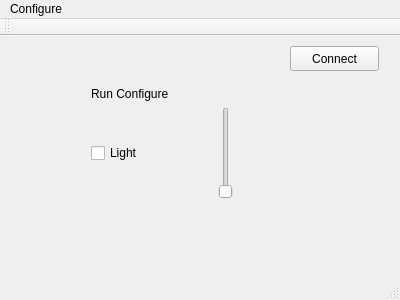
<?xml version="1.0" encoding="UTF-8"?>
<ui version="4.0">
 <class>MainWindow</class>
 <widget class="QMainWindow" name="MainWindow">
  <property name="geometry">
   <rect>
    <x>0</x>
    <y>0</y>
    <width>400</width>
    <height>300</height>
   </rect>
  </property>
  <property name="windowTitle">
   <string>MQTT Light</string>
  </property>
  <widget class="QWidget" name="centralWidget">
   <widget class="QWidget" name="verticalLayoutWidget">
    <property name="geometry">
     <rect>
      <x>80</x>
      <y>40</y>
      <width>184</width>
      <height>134</height>
     </rect>
    </property>
    <layout class="QVBoxLayout" name="verticalLayout">
     <item>
      <widget class="QLabel" name="labelTopic">
       <property name="text">
        <string>Run Configure</string>
       </property>
      </widget>
     </item>
     <item>
      <layout class="QHBoxLayout" name="horizontalLayout">
       <item>
        <widget class="QCheckBox" name="Light">
         <property name="text">
          <string>Light</string>
         </property>
        </widget>
       </item>
       <item>
        <widget class="QSlider" name="verticalSlider">
         <property name="orientation">
          <enum>Qt::Vertical</enum>
         </property>
        </widget>
       </item>
       <item>
        <spacer name="verticalSpacer">
         <property name="orientation">
          <enum>Qt::Vertical</enum>
         </property>
         <property name="sizeHint" stdset="0">
          <size>
           <width>20</width>
           <height>40</height>
          </size>
         </property>
        </spacer>
       </item>
      </layout>
     </item>
    </layout>
   </widget>
   <widget class="QPushButton" name="pushButton">
    <property name="geometry">
     <rect>
      <x>290</x>
      <y>10</y>
      <width>89</width>
      <height>25</height>
     </rect>
    </property>
    <property name="text">
     <string>Connect</string>
    </property>
   </widget>
  </widget>
  <widget class="QMenuBar" name="menuBar">
   <property name="geometry">
    <rect>
     <x>0</x>
     <y>0</y>
     <width>400</width>
     <height>22</height>
    </rect>
   </property>
   <widget class="QMenu" name="menuConfigure">
    <property name="title">
     <string>Configure</string>
    </property>
    <addaction name="actionConfigure"/>
   </widget>
   <addaction name="menuConfigure"/>
  </widget>
  <widget class="QToolBar" name="mainToolBar">
   <attribute name="toolBarArea">
    <enum>TopToolBarArea</enum>
   </attribute>
   <attribute name="toolBarBreak">
    <bool>false</bool>
   </attribute>
  </widget>
  <widget class="QStatusBar" name="statusBar"/>
  <action name="actionConfigure">
   <property name="text">
    <string>Configure</string>
   </property>
  </action>
 </widget>
 <layoutdefault spacing="6" margin="11"/>
 <resources/>
 <connections/>
</ui>
